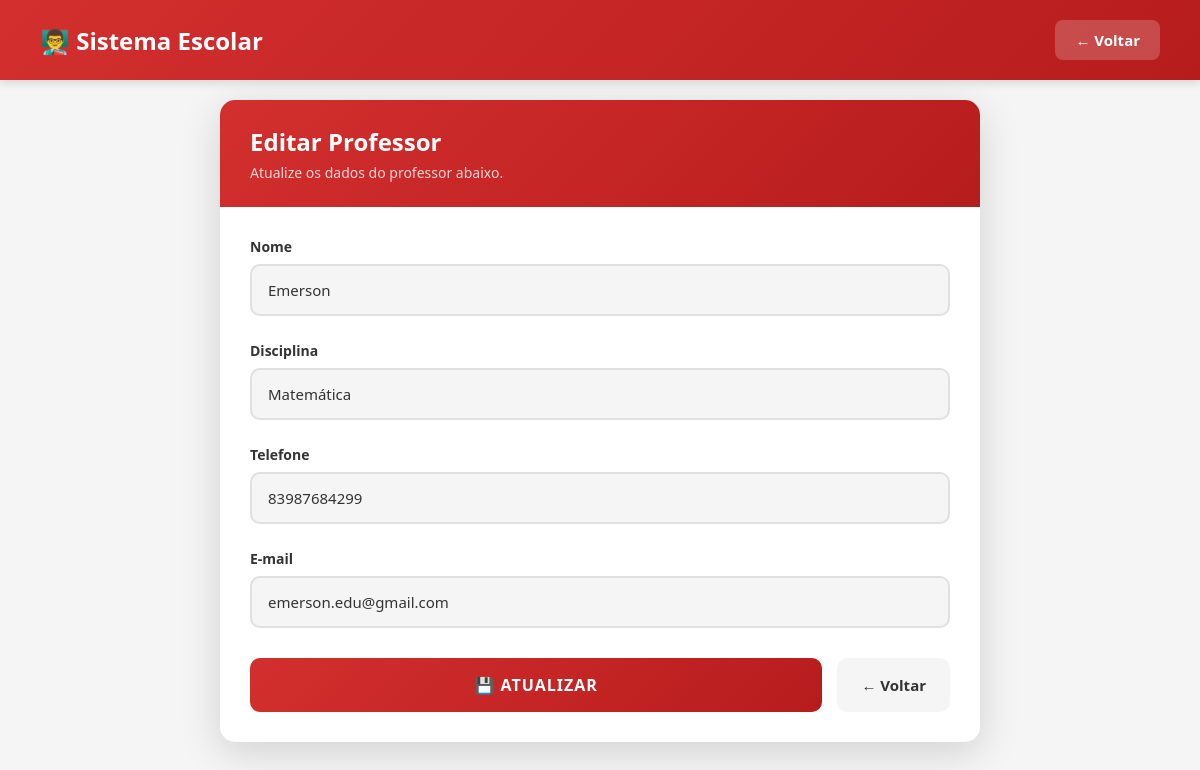
The page /editar_professor/1 (signed in) on the database its author committed.
### tables this page shows
CREATE TABLE professores(
    id INTEGER PRIMARY KEY AUTOINCREMENT,
    nome TEXT NOT NULL,
    disciplina TEXT NOT NULL,
    telefone TEXT,
    email TEXT
);

### app.py (the view, shortened to what this page needs)
@app.route("/editar_professor/<int:id>", methods=["GET","POST"])
def editar_professor(id):
    if not verificar_cargo(["admin"]):
        return redirect("/")
    conn = sqlite3.connect("banco.db")
    cursor = conn.cursor()
    cursor.execute(
        "SELECT * FROM professores WHERE id=?",
        (id,)
    )
    professor = cursor.fetchone()
    conn.close()
    return render_template(
        "editar_professor.html",
        professor=professor
    )

### app.py (called while the page is built)
def verificar_cargo(cargos_permitidos):
    if "usuario" not in session:
        return False
    if session["cargo"] not in cargos_permitidos:
        return False
    return True

### templates/editar_professor.html (shortened to what this page needs)
<!DOCTYPE html>
<html lang="pt-br">
<head>
    <link rel="stylesheet" href="{{ url_for('static', filename='css/editar_professor.css') }}">
</head>
<body>
    <header class="header">
        <h1>👨‍🏫 Sistema Escolar</h1>
        <a href="/professores" class="btn-voltar">← Voltar</a>
    </header>
    <div class="container">
        <div class="form-card">
            <div class="card-header">
                <h2>Editar Professor</h2>
                <p>Atualize os dados do professor abaixo.</p>
            </div>
            <div class="card-body">
                <form method="POST">
                    <div class="form-group">
                        <label for="nome">Nome</label>
                        <input type="text"
                               id="nome"
                               name="nome"
                               value="{{ professor[1] }}"
                               class="form-control"
                               placeholder="Digite o nome completo"
                               required>
                    </div>
                    <div class="form-group">
                        <label for="disciplina">Disciplina</label>
                        <input type="text"
                               id="disciplina"
                               name="disciplina"
                               value="{{ professor[2] }}"
                               class="form-control"
                               placeholder="Digite a disciplina"
                               required>
                    </div>
                    <div class="form-group">
                        <label for="telefone">Telefone</label>
                        <input type="text"
                               id="telefone"
                               name="telefone"
                               value="{{ professor[3] }}"
                               class="form-control"
                               placeholder="(00) 00000-0000">
                    </div>
                    <div class="form-group">
                        <label for="email">E-mail</label>
                        <input type="email"
                               id="email"
                               name="email"
                               value="{{ professor[4] }}"
                               class="form-control"
                               placeholder="email@exemplo.com">
                    </div>
                    <div class="btn-group">
                        <button type="submit" class="btn-submit">
                            💾 Atualizar
                        </button>
                        <a href="/professores" class="btn-voltar">
                            ← Voltar
                        </a>
                    </div>
                </form>
            </div>
        </div>
    </div>
</body>
</html>

### static/css/editar_professor.css (style rules this page uses)
* { margin: 0; padding: 0; box-sizing: border-box; }
:root { --vermelho: #d32f2f; --vermelho-escuro: #b71c1c; --vermelho-claro: #ff5252; --verde: #4caf50; --cinza-escuro: #333333; --cinza-medio: #666666; --cinza-claro: #f5f5f5; --branco: #ffffff; --sombra: rgba(0, 0, 0, 0.1); --sombra-forte: rgba(0, 0, 0, 0.15); }
body { font-family: 'Segoe UI', Tahoma, Geneva, Verdana, sans-serif; background-color: var(--cinza-claro); min-height: 100vh; display: flex; flex-direction: column; }
.header { background: linear-gradient(135deg, var(--vermelho) 0%, var(--vermelho-escuro) 100%); color: var(--branco); padding: 20px 40px; display: flex; justify-content: space-between; align-items: center; box-shadow: 0 2px 10px var(--sombra-forte); position: fixed; top: 0; left: 0; right: 0; z-index: 100; }
.header h1 { font-size: 24px; font-weight: 600; display: flex; align-items: center; gap: 12px; }
.header .btn-voltar { background: rgba(255, 255, 255, 0.2); color: var(--branco); padding: 10px 20px; border-radius: 8px; text-decoration: none; font-weight: 600; transition: all 0.3s ease; }
.container { width: 100%; max-width: 800px; margin: 0 auto; padding: 100px 20px 40px; }
.form-card { background: var(--branco); border-radius: 15px; box-shadow: 0 10px 40px var(--sombra-forte); overflow: hidden; }
.card-header { background: linear-gradient(135deg, var(--vermelho) 0%, var(--vermelho-escuro) 100%); padding: 25px 30px; }
.card-header h2 { color: var(--branco); font-size: 24px; font-weight: 600; }
.card-header p { color: rgba(255, 255, 255, 0.8); font-size: 14px; margin-top: 5px; }
.card-body { padding: 30px; }
.form-group { margin-bottom: 25px; }
.form-group label { display: block; color: var(--cinza-escuro); font-size: 14px; font-weight: 600; margin-bottom: 8px; }
.form-control { width: 100%; padding: 14px 16px; border: 2px solid #e0e0e0; border-radius: 10px; font-size: 15px; font-family: 'Segoe UI', sans-serif; transition: all 0.3s ease; background: var(--cinza-claro); color: var(--cinza-escuro); }
.form-control::placeholder { color: #999; }
.btn-group { display: flex; gap: 15px; margin-top: 30px; }
.btn-submit { flex: 1; padding: 16px 24px; background: linear-gradient(135deg, var(--vermelho) 0%, var(--vermelho-escuro) 100%); color: var(--branco); border: none; border-radius: 10px; font-size: 16px; font-weight: 700; font-family: 'Segoe UI', sans-serif; text-transform: uppercase; letter-spacing: 1px; cursor: pointer; transition: all 0.3s ease; display: flex; align-items: center; justify-content: center; gap: 10px; }
.btn-voltar { padding: 16px 24px; background: var(--cinza-claro); color: var(--cinza-escuro); border: none; border-radius: 10px; font-size: 15px; font-weight: 600; text-decoration: none; transition: all 0.3s ease; display: flex; align-items: center; justify-content: center; gap: 8px; }

### rows shown on the page
professores: nome "Emerson", disciplina "Matemática", telefone "83987684299", email "emerson.edu@gmail.com"
